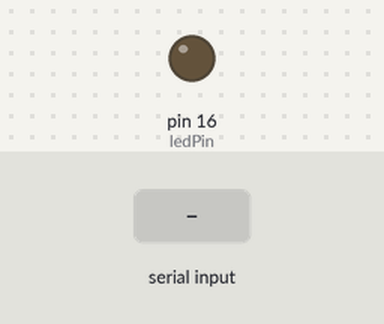
Simulated run of this sketch. Board: Arduino Uno, built with avr-gcc and run on an emulated ATmega328P. On the bench: output pins drawn as LEDs (lit = HIGH). Inputs (shaded band) come from the test bench.

Above: at 1.2 s.
1.3 s: "h" received over Serial
At 2.7 s:
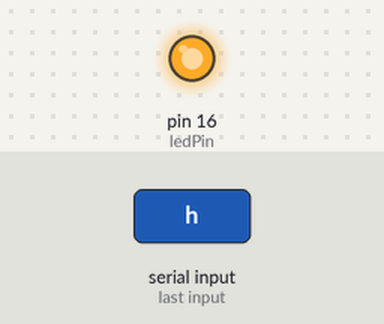
3.0 s: "l" received over Serial
At 3.8 s:
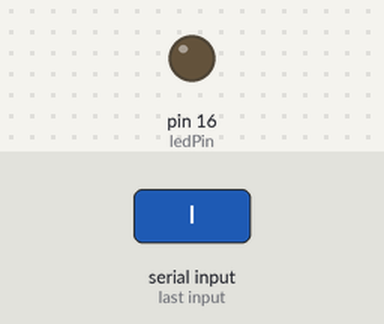
Timing chart, 0 to 6.0 s (numbered marks = the images above; inputs shaded):
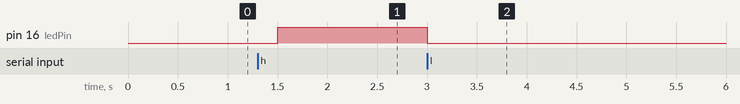

The sketch:

task03-2.ino
```cpp
// Task 03-2

// LED에 사용할 핀 번호를 정의합니다.
const int ledPin = 16;  // LED가 연결된 GPIO 핀 번호

// 시리얼 입력 상태를 저장할 변수
char serState = NULL;

void setup() {
  // 115200의 속도로 시리얼 통신을 시작합니다.
  Serial.begin(115200);

  // LED 핀을 출력으로 설정합니다.
  pinMode(ledPin, OUTPUT);
}

void loop() {
  // 시리얼 포트에 데이터가 있는지 확인합니다.
  if (Serial.available() > 0) {
    // 시리얼 포트로부터 한 문자를 읽습니다.
    serState = Serial.read();
  }

  // 시리얼 모니터에서 'h'가 입력되었는지 확인합니다.
  if (serState == 'h') {
    // LED를 켭니다.
    digitalWrite(ledPin, HIGH);
  }
  // 시리얼 모니터에서 'l'이 입력되었는지 확인합니다.
  else if (serState == 'l') {
    // LED를 끕니다.
    digitalWrite(ledPin, LOW);
  }

  // 250ms 동안 지연시킵니다.
  delay(250);
}
```

Measured:
- after the input at 1.3 s, pin 16 (ledPin): LOW → HIGH after 0.20 s
- after the input at 3.0 s, pin 16 (ledPin): HIGH → LOW at once
